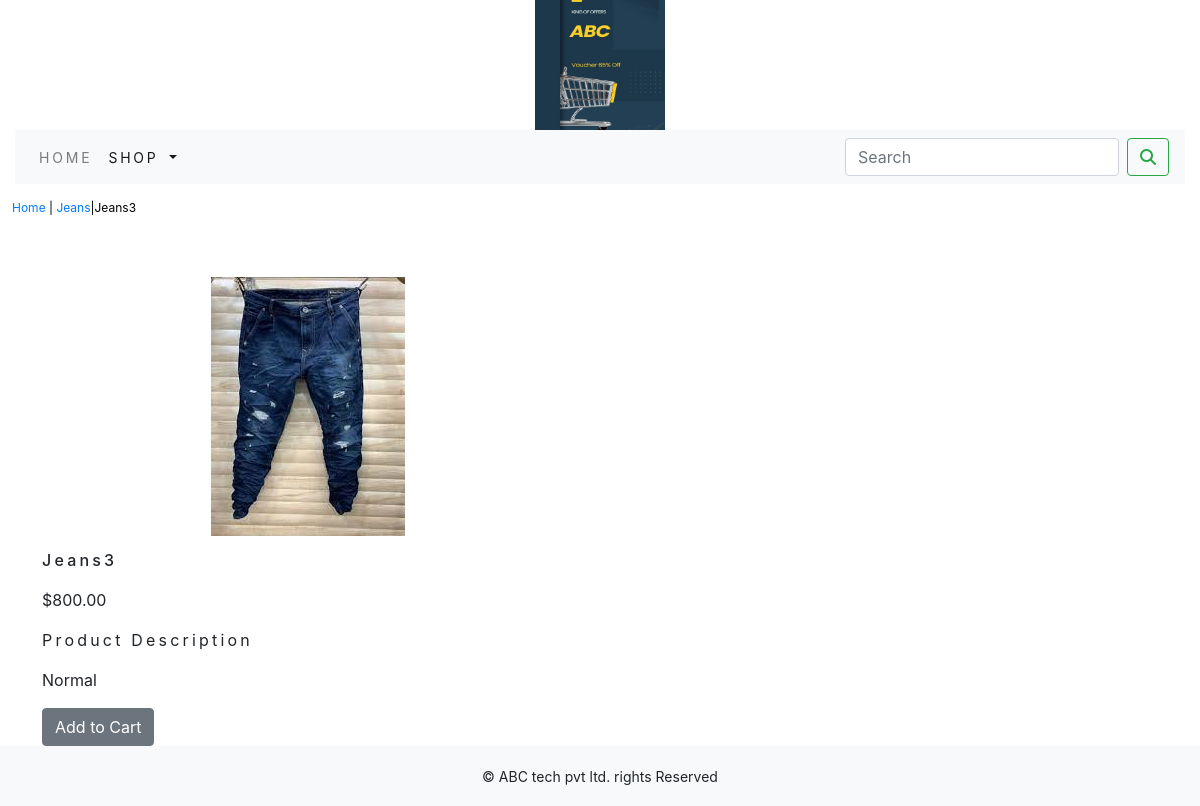
Page /shop/jeans/jeans3/ on the committed database.
### shop/models.py (models this page shows, shortened)
class Product(models.Model):
    name=models.CharField(max_length=250,unique=True)
    slug=models.SlugField(max_length=250,unique=True)
    description=models.TextField(blank=True)
    price=models.DecimalField(max_digits=10,decimal_places=2)
    category=models.ForeignKey(Category,on_delete=models.CASCADE)
    image=models.ImageField(upload_to='product',blank=True)
    stock=models.IntegerField()
    available=models.BooleanField(default=True)
    created=models.DateTimeField(auto_now_add=True)
    updated=models.DateTimeField(auto_now=True)
    class Meta:
        ordering=('name',)
        verbose_name='product'
        verbose_name_plural='products'

class Category(models.Model):
    name=models.CharField(max_length=250,unique=True)
    slug=models.SlugField(max_length=250,unique=True)
    description=models.TextField(blank=True)
    image=models.ImageField(upload_to='category',blank=True)
    class Meta:
        ordering=('name',)
        verbose_name='category'
        verbose_name_plural='categories'
    def get_url(self):
        return reverse('shop:product_by_category', args=[self.slug])
    def __str__(self):
        return '{}'.format(self.name)

### shop/views.py (the view)
# urls.py: path('<slug:c_slug>/<slug:product_slug>/', views.proDetail, name='prodCatDetail'),
def proDetail(request,c_slug,product_slug):
    try:
        product=Product.objects.get(category__slug=c_slug,slug=product_slug)
    except Exception as c:
        raise c
    return render(request,'product.html',{'product':product})

### cart/context_processors.py (called while the page is built)
def counter(request):
    item_count=0
    if 'admin' in request.path:
        return {}
    else:
        try:
            cart=Cart.objects.filter(cart_id=_cart_id(request))
            car_items=CartItem.objects.all().filter(cart=cart[:1])
            for cart_item in car_items:
                item_count += cart_item.quantity
        except Cart.DoesNotExist:
            item_count =0
    return dict(item_count=item_count)

### cart/views.py (called while the page is built)
def _cart_id(request):
    cart=request.session.session_key
    if not cart:
        cart=request.session.create()
    return cart

### shop/context_processors.py (called while the page is built)
def menu_links(request):
    links = Category.objects.all()
    return dict(links=links)

### templates/product.html (shortened to what this page needs)
{% extends 'base.html' %}
{% load static %}
{% block content %}
<div class="row my_prod_row_class">
    <div class="mx_auto">
        <p> <a href="{% url 'shop:allProdCat' %}">Home</a> | <a href="{{product.category.get.url}}">{{product.category}}</a>|{{product.name}}</p>
    </div>
</div>
<div class="container-fluid">
<br>
<div class="row">
    <div class="col-12 col-sm-12 col-md-12 col-lg-6 text-center">
        <div style="min-width:18rem">
           <img src="{{product.image.url}}" alt="{{product.name}}">
        </div>
    </div>
        <div>
            <div class="col-12 col-sm-12 col-md-12 col-lg-6">
                <div>
            <h1 class="my_prod_title">{{product.name}}</h1>
            <p>${{product.price}}</p>
            <p class="my_title">Product Description</p>
            <p class="text-justify my_prod_text">{{product.description}}</p>
            {% if product.stock <= 0 %}
            <p class="text-justify my_prod_text"><b>Out of Stock</b></p>
            {% else %}
            <a class="btn btn-secondary" href="{% url 'cart:add_cart' product.id %}">Add to Cart</a>
            {% endif %}
            </div>
           </div>
        </div>
    </div>
</div>
{% endblock %}

### static/css/custom.css (style rules this page uses)
body { font-family: 'Roboto', sans-serif; }
.my_title { font-size:16px; text_transform:uppercase; letter-spacing:.2em; }
.my_prod_row_class { padding-top:15px; padding-bottom:20px; }
.my_prod_row_class .mx_auto { color:#000; font-size:12px; text-decoration:none; }
.my_prod_title { font-size:16px; text_transform:uppercase; letter-spacing:.2em; padding-top:15px; padding-bottom:10px; }
.my_prod_text { padding-right:20px; }

### rows in the picture
Product: category "Jeans", name "Jeans3", image (picture), price "800.00", description "Normal"
